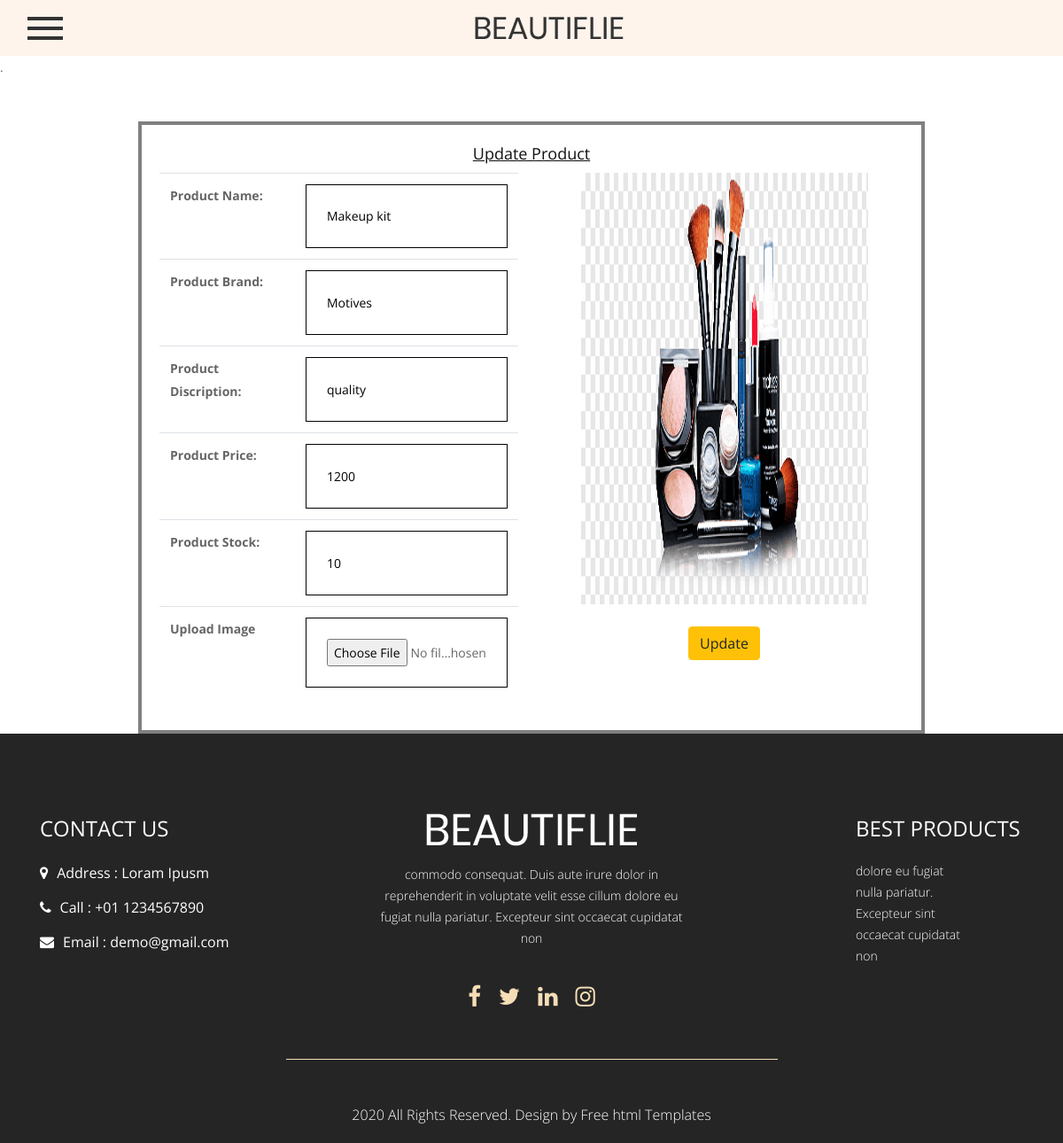
The app's page /product/UpdateProduct/2 with its own data.
### product/models.py (models this page shows)
class ProductDetail(models.Model):
    Product_Id = models.AutoField(primary_key =True)
    Product_Name = models.CharField(max_length=255)
    Product_Brand = models.CharField(max_length=255)
    Product_Discription = models.CharField(max_length=1000)
    Product_Price = models.IntegerField()
    Product_Image = models.ImageField(upload_to="product_image")
    Product_Stock = models.PositiveIntegerField()
    Merchant = models.ForeignKey(User,on_delete=models.CASCADE,null=True,blank=True)

### product/views.py (the view, shortened to what this page needs)
# urls.py: path("UpdateProduct/<int:pk>",views.UpdateProduct,name ="UpdateProduct"),
def UpdateProduct(request,pk):
    product = ProductDetail.objects.filter(Product_Id = pk)
    context = {
         "products":product
    }
    return render(request,"admin/updateproduct.html",context)

### templates/admin/updateproduct.html (shortened to what this page needs)
{% extends "admin/adminhome.html" %}
{% block content %}
<div class="container">
    <div class="productupdate mt-5">
        <h3>Update Product</h3>
        {% for item in products %}
        <div class="row">
            <div class="col-md-6">
                <form method="post" enctype="multipart/form-data">
                    <table class="table">
                        <tr>
                            <th><label for="">Product Name:</label></th>
                            <td><input type="text" name="pname" value="{{item.Product_Name}}"></td>
                        </tr>
                        <tr>
                            <th><label for="">Product Brand:</label></th>
                            <td><input type="text" name="pbrand" value="{{item.Product_Brand}}"></td>
                        </tr>
                        <tr>
                            <th><label for="">Product Discription:</label></th>
                            <td><input type="text" name="pdis" value="{{item.Product_Discription}}"></td>
                        </tr>
                        <tr>
                            <th><label for="">Product Price:</label></th>
                            <td><input type="text" name="pprice" value="{{item.Product_Price}}"></td>
                        </tr>
                        <tr>
                            <th><label for="">Product Stock:</label></th>
                            <td><input type="text" name="pstock" value="{{item.Product_Stock}}"></td>
                        </tr>
                        <tr>
                            <th><label for="">Upload Image</label></th>
                            <td><input type="file" name="image" required></td>
                        </tr>
                    </table>
            </div>
            <div class="col-md-6 text-center">
                <img src="{{item.Product_Image.url}}" style="width: 80%;height: 80%;" alt=""><br><br>
                <button type="submit" class="btn btn-warning">Update</button>
            </div>
            {% endfor %}
        </div>
    </div>
</div>
{% endblock %}

### static/css/style.css (style rules this page uses)
* { box-sizing: border-box !important; transition: ease all 0.5s; }
html { scroll-behavior: smooth; }
body { color: #666666; font-size: 14px; line-height: 1.80857; font-weight: normal; overflow-x: hidden; font-family: 'Open Sans', sans-serif; }
h1, h2, h3, h4, h5, h6 { letter-spacing: 0; font-weight: normal; position: relative; padding: 0 0 10px 0; font-weight: normal; line-height: normal; color: #111111; margin: 0 }
h3 { font-size: 18px }
*, *::after, *::before { -webkit-box-sizing: border-box; -moz-box-sizing: border-box; box-sizing: border-box; }
a, .btn { text-decoration: none !important; outline: none !important; -webkit-transition: all .3s ease-in-out; -moz-transition: all .3s ease-in-out; -ms-transition: all .3s ease-in-out; -o-transition: all .3s ease-in-out; transition: all .3s ease-in-out; }
img { max-width: 100%; height: auto; }
button { border: 0; margin: 0; padding: 0; cursor: pointer; }

### templates/admin/updateproduct.html (style rules this page uses)
.productupdate { width: 80%; height: auto; border: 4px solid grey; margin: auto; padding: 20px; }
.productupdate h3 { text-align: center; text-decoration: underline; }
.productupdate input { width: 100%; padding: 10%; border: .5px solid black; }

### records on screen
ProductDetail: pname "Makeup kit", pbrand "Motives", pdis "quality", pprice "1200", pstock "10", Product_Image (picture)
